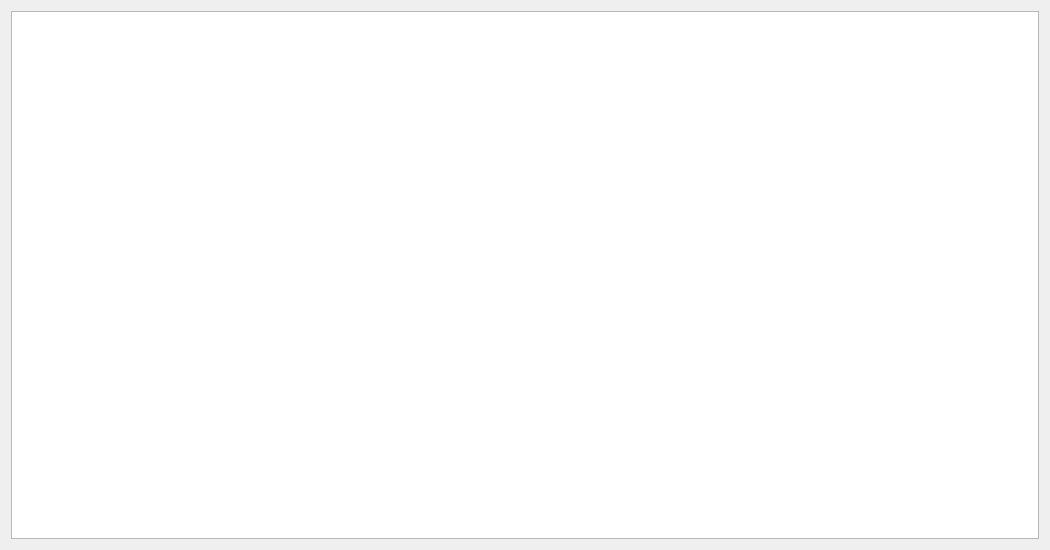
<?xml version="1.0" encoding="UTF-8"?>
<ui version="4.0">
 <class>ShowEntekhabVahedDialog</class>
 <widget class="QDialog" name="ShowEntekhabVahedDialog">
  <property name="geometry">
   <rect>
    <x>0</x>
    <y>0</y>
    <width>1050</width>
    <height>550</height>
   </rect>
  </property>
  <property name="windowTitle">
   <string>نمایش تمام دروس انتخاب شده</string>
  </property>
  <layout class="QGridLayout" name="gridLayout">
   <item row="0" column="0">
    <widget class="QTreeView" name="treeView"/>
   </item>
  </layout>
 </widget>
 <resources/>
 <connections/>
</ui>
